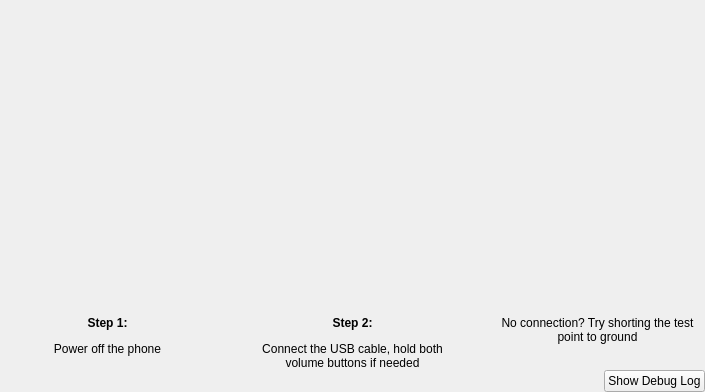
     <widget class="QWidget" name="connectInfo" native="true">
      <property name="enabled">
       <bool>true</bool>
      </property>
      <property name="sizePolicy">
       <sizepolicy hsizetype="Preferred" vsizetype="Fixed">
        <horstretch>0</horstretch>
        <verstretch>0</verstretch>
       </sizepolicy>
      </property>
      <property name="minimumSize">
       <size>
        <width>0</width>
        <height>0</height>
       </size>
      </property>
      <property name="maximumSize">
       <size>
        <width>16777215</width>
        <height>0</height>
       </size>
      </property>
      <layout class="QVBoxLayout" name="verticalLayout_6" stretch="0,0,0">
       <property name="spacing">
        <number>0</number>
       </property>
       <property name="sizeConstraint">
        <enum>QLayout::SizeConstraint::SetDefaultConstraint</enum>
       </property>
       <property name="leftMargin">
        <number>0</number>
       </property>
       <property name="topMargin">
        <number>0</number>
       </property>
       <property name="rightMargin">
        <number>0</number>
       </property>
       <property name="bottomMargin">
        <number>0</number>
       </property>
       <item>
        <layout class="QHBoxLayout" name="horizontalLayout_4">
         <property name="spacing">
          <number>0</number>
         </property>
         <item>
          <spacer name="horizontalSpacer_2">
           <property name="orientation">
            <enum>Qt::Orientation::Horizontal</enum>
           </property>
           <property name="sizeType">
            <enum>QSizePolicy::Policy::Minimum</enum>
           </property>
           <property name="sizeHint" stdset="0">
            <size>
             <width>5</width>
             <height>20</height>
            </size>
           </property>
          </spacer>
         </item>
         <item>
          <spacer name="horizontalSpacer_7">
           <property name="orientation">
            <enum>Qt::Orientation::Horizontal</enum>
           </property>
           <property name="sizeType">
            <enum>QSizePolicy::Policy::Fixed</enum>
           </property>
           <property name="sizeHint" stdset="0">
            <size>
             <width>9</width>
             <height>20</height>
            </size>
           </property>
          </spacer>
         </item>
         <item>
          <widget class="QLabel" name="initStepsImage">
           <property name="minimumSize">
            <size>
             <width>685</width>
             <height>330</height>
            </size>
           </property>
           <property name="maximumSize">
            <size>
             <width>685</width>
             <height>330</height>
            </size>
           </property>
           <property name="frameShape">
            <enum>QFrame::Shape::NoFrame</enum>
           </property>
           <property name="text">
            <string/>
           </property>
           <property name="pixmap">
            <pixmap>images/initsteps.png</pixmap>
           </property>
           <property name="scaledContents">
            <bool>true</bool>
           </property>
           <property name="alignment">
            <set>Qt::AlignmentFlag::AlignHCenter|Qt::AlignmentFlag::AlignTop</set>
           </property>
           <property name="wordWrap">
            <bool>false</bool>
           </property>
           <property name="margin">
            <number>0</number>
           </property>
          </widget>
         </item>
         <item>
          <spacer name="horizontalSpacer">
           <property name="orientation">
            <enum>Qt::Orientation::Horizontal</enum>
           </property>
           <property name="sizeType">
            <enum>QSizePolicy::Policy::Minimum</enum>
           </property>
           <property name="sizeHint" stdset="0">
            <size>
             <width>5</width>
             <height>18</height>
            </size>
           </property>
          </spacer>
         </item>
        </layout>
       </item>
       <item>
        <layout class="QHBoxLayout" name="horizontalLayout_3">
         <item>
          <spacer name="horizontalSpacer_6">
           <property name="orientation">
            <enum>Qt::Orientation::Horizontal</enum>
           </property>
           <property name="sizeType">
            <enum>QSizePolicy::Policy::Expanding</enum>
           </property>
           <property name="sizeHint" stdset="0">
            <size>
             <width>10</width>
             <height>0</height>
            </size>
           </property>
          </spacer>
         </item>
         <item>
          <widget class="QLabel" name="label_2">
           <property name="sizePolicy">
            <sizepolicy hsizetype="Fixed" vsizetype="Preferred">
             <horstretch>0</horstretch>
             <verstretch>0</verstretch>
            </sizepolicy>
           </property>
           <property name="minimumSize">
            <size>
             <width>195</width>
             <height>0</height>
            </size>
           </property>
           <property name="maximumSize">
            <size>
             <width>195</width>
             <height>16777215</height>
            </size>
           </property>
           <property name="text">
            <string>&lt;html&gt;&lt;head/&gt;&lt;body&gt;&lt;p&gt;&lt;span style=&quot; font-weight:600;&quot;&gt;Step 1:&lt;/span&gt;&lt;/p&gt;&lt;p&gt;Power off the phone&lt;/p&gt;&lt;/body&gt;&lt;/html&gt;</string>
           </property>
           <property name="alignment">
            <set>Qt::AlignmentFlag::AlignHCenter|Qt::AlignmentFlag::AlignTop</set>
           </property>
           <property name="wordWrap">
            <bool>true</bool>
           </property>
           <property name="margin">
            <number>5</number>
           </property>
          </widget>
         </item>
         <item>
          <spacer name="horizontalSpacer_3">
           <property name="orientation">
            <enum>Qt::Orientation::Horizontal</enum>
           </property>
           <property name="sizeType">
            <enum>QSizePolicy::Policy::Fixed</enum>
           </property>
           <property name="sizeHint" stdset="0">
            <size>
             <width>50</width>
             <height>0</height>
            </size>
           </property>
          </spacer>
         </item>
         <item>
          <widget class="QLabel" name="label_3">
           <property name="sizePolicy">
            <sizepolicy hsizetype="Fixed" vsizetype="Preferred">
             <horstretch>0</horstretch>
             <verstretch>0</verstretch>
            </sizepolicy>
           </property>
           <property name="minimumSize">
            <size>
             <width>195</width>
             <height>10</height>
            </size>
           </property>
           <property name="maximumSize">
            <size>
             <width>195</width>
             <height>16777215</height>
            </size>
           </property>
           <property name="text">
            <string>&lt;html&gt;&lt;head/&gt;&lt;body&gt;&lt;p&gt;&lt;span style=&quot; font-weight:600;&quot;&gt;Step 2:&lt;/span&gt;&lt;/p&gt;&lt;p&gt;Connect the USB cable, hold both volume buttons if needed&lt;/p&gt;&lt;/body&gt;&lt;/html&gt;</string>
           </property>
           <property name="alignment">
            <set>Qt::AlignmentFlag::AlignHCenter|Qt::AlignmentFlag::AlignTop</set>
           </property>
           <property name="wordWrap">
            <bool>true</bool>
           </property>
           <property name="margin">
            <number>5</number>
           </property>
          </widget>
         </item>
         <item>
          <spacer name="horizontalSpacer_4">
           <property name="orientation">
            <enum>Qt::Orientation::Horizontal</enum>
           </property>
           <property name="sizeType">
            <enum>QSizePolicy::Policy::Fixed</enum>
           </property>
           <property name="sizeHint" stdset="0">
            <size>
             <width>50</width>
             <height>0</height>
            </size>
           </property>
          </spacer>
         </item>
         <item>
          <widget class="QLabel" name="label_4">
           <property name="sizePolicy">
            <sizepolicy hsizetype="Fixed" vsizetype="Preferred">
             <horstretch>0</horstretch>
             <verstretch>0</verstretch>
            </sizepolicy>
           </property>
           <property name="minimumSize">
            <size>
             <width>195</width>
             <height>0</height>
            </size>
           </property>
           <property name="maximumSize">
            <size>
             <width>195</width>
             <height>16777215</height>
            </size>
           </property>
           <property name="text">
            <string>&lt;html&gt;&lt;head/&gt;&lt;body&gt;&lt;p&gt;No connection? Try shorting the test point to ground&lt;/p&gt;&lt;/body&gt;&lt;/html&gt;</string>
           </property>
           <property name="scaledContents">
            <bool>false</bool>
           </property>
           <property name="alignment">
            <set>Qt::AlignmentFlag::AlignHCenter|Qt::AlignmentFlag::AlignTop</set>
           </property>
           <property name="wordWrap">
            <bool>true</bool>
           </property>
           <property name="margin">
            <number>5</number>
           </property>
          </widget>
         </item>
         <item>
          <spacer name="horizontalSpacer_5">
           <property name="orientation">
            <enum>Qt::Orientation::Horizontal</enum>
           </property>
           <property name="sizeType">
            <enum>QSizePolicy::Policy::Expanding</enum>
           </property>
           <property name="sizeHint" stdset="0">
            <size>
             <width>10</width>
             <height>0</height>
            </size>
           </property>
          </spacer>
         </item>
        </layout>
       </item>
       <item>
        <layout class="QHBoxLayout" name="horizontalLayout_5">
         <item>
          <spacer name="horizontalSpacer_showdebug">
           <property name="orientation">
            <enum>Qt::Orientation::Horizontal</enum>
           </property>
           <property name="sizeType">
            <enum>QSizePolicy::Policy::Expanding</enum>
           </property>
           <property name="sizeHint" stdset="0">
            <size>
             <width>50</width>
             <height>0</height>
            </size>
           </property>
          </spacer>
         </item>
         <item>
          <widget class="QPushButton" name="showdebugbtn">
           <property name="text">
            <string>Show Debug Log</string>
           </property>
          </widget>
         </item>
        </layout>
       </item>
      </layout>
     </widget>
